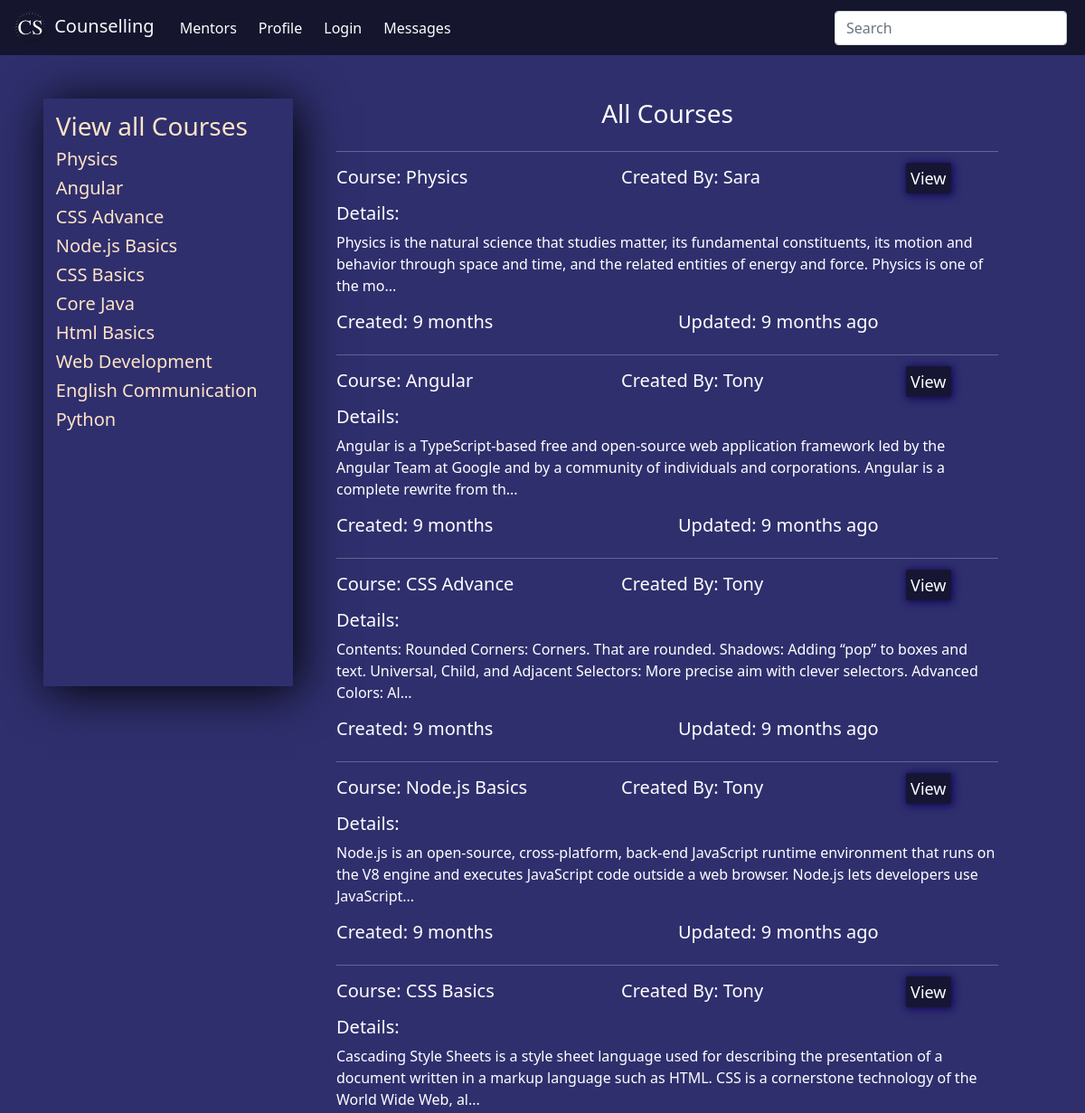
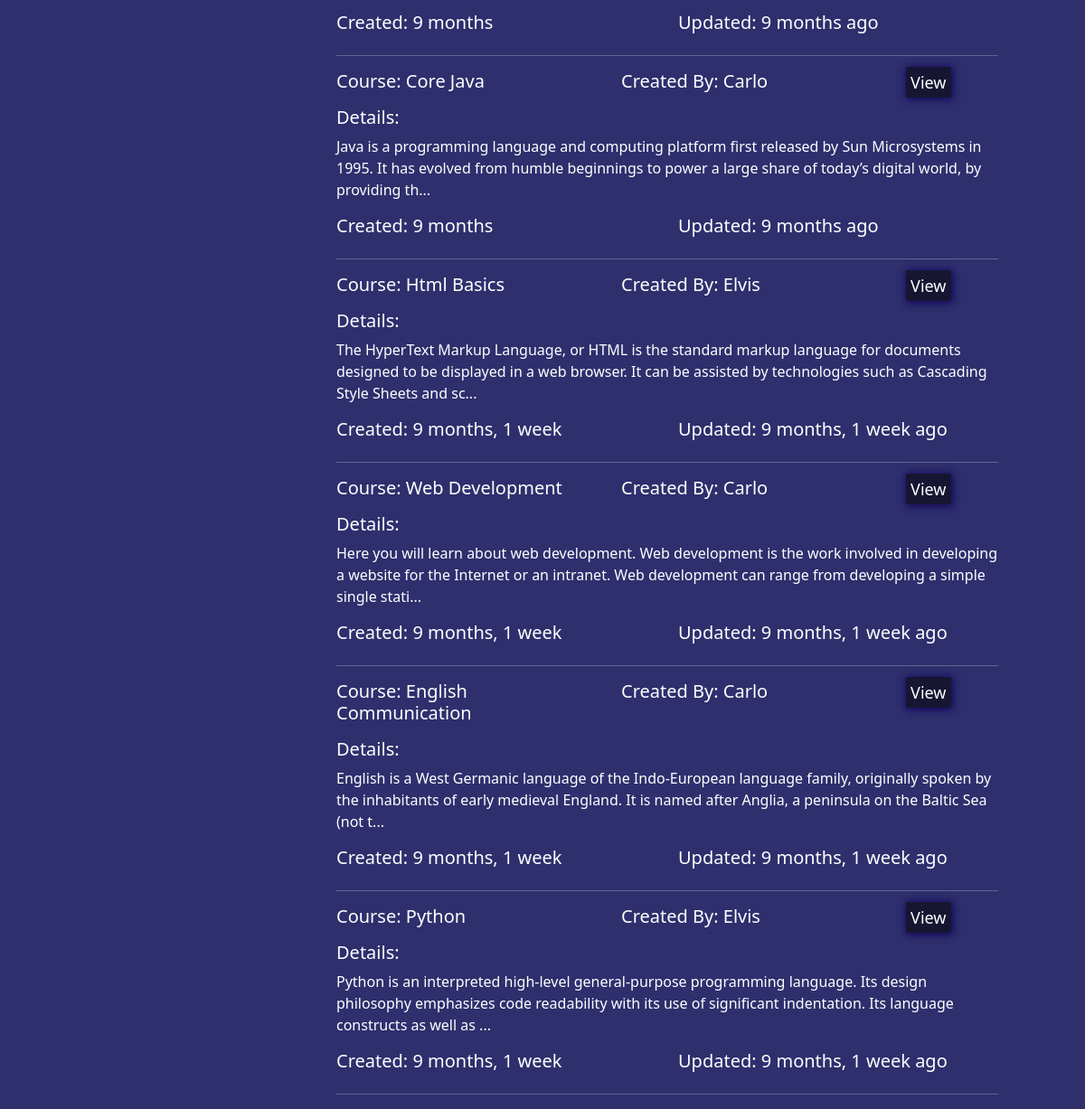
Screenshot of /course/ with the database file from the repository (2 pictures, top to bottom).
### base/models.py (models this page shows, shortened)
class course(models.Model):
    user = models.ForeignKey(User, on_delete=models.SET_NULL, null=True)
    course_name = models.CharField(max_length=100)
    course_description = models.TextField(null=True)
    course_isactive = models.BooleanField(default=True)
    course_created = models.DateTimeField(default=now)
    course_updated = models.DateTimeField(auto_now=True)
    class Meta:
        ordering = ["-course_updated", "-course_created"]

### base/views.py (the view)
# urls.py: path("course/", views.courseDetails, name="course"),
def courseDetails(request):
    courses = course.objects.all()
    mentors = User.objects.filter(groups=1)
    user = request.user
    if user.is_superuser:
        students = User.objects.filter(groups=2)
    else:
        followers = follower.objects.filter(mentor=user)
        students = []
        for i in followers:
            stu = User.objects.get(username=i.student)
            students.append(stu)
    applied_course = applyforcourse.objects.all()
    context = {
        "courses": courses,
        "mentors": mentors,
        "students": students,
        "appliedcourse": applied_course,
    }
    return render(request, "course.html", context)

### templates/course.html
{% extends 'main.html' %}
{% block content %}
<div class="container-dash mt-5 mx-5">
    {% include 'managepage.html' %}
    {% include 'coursecontent.html' %}
</div>
{% endblock content %}

### templates/managepage.html (shortened to what this page needs)
{% if request.user.is_superuser or request.user.is_staff %}
    <div class="manage">
        <a href="{% url 'course' %}">
        {% if request.user.is_superuser %}
            <h3>Manage Courses ({{courses.count}})</h3>
        {% else %}
            <h3>All Courses</h3>
        {% endif %}
        </a>
        {% if request.user.is_superuser %}
            {% for course in courses|slice:":4" %}
            {% if request.user == course.user or request.user.is_superuser %}
            {% if course.course_isactive == True %}
            <a href="{% url 'view-course' course.id %}">
            <h5>{{course.course_name}}</h5>
            </a>
            {% endif %}
            {% endif %}
            {% endfor %}
        {% else %}
            {% for course in courses %}
            {% if request.user == course.user or request.user.is_superuser %}
            {% if course.course_isactive == True %}
            <a href="{% url 'view-course' course.id %}">
            <h5>{{course.course_name}}</h5>
            </a>
            {% endif %}
            {% endif %}
            {% endfor %}
        {% endif %}
        {% if not request.user.is_superuser %}
        {% else %}
        <hr>
        <a href="{% url 'mentors' %}">
        <h3>Manage Mentors ({{mentors.count}})</h3>
        </a>
        {% for mentor in mentors|slice:":4" %}
        <a href="{% url 'view-profile' mentor.id %}">
        <h5>{{mentor.username}}</h5>
        </a>
        {% endfor %}
        {% endif %}
        <hr>
        <a href="{% url 'students' %}">
        {% if request.user.is_superuser %}
        <h3>Manage Students ({{students.count}})</h3>
        {% else %}
        <h3>Manage Students</h3>
        {% endif %}
        </a>
        {% for student in students|slice:":4" %}
        <a href="{% url 'view-profile' student.id %}">
        <h5>{{student.username}}</h5>
        </a>
        {% endfor %}
    </div>
    {% else %}
    <div class="manage">
        <a href="{% url 'course' %}">
            <h3>View all Courses</h3>
        </a>
        {% for course in courses|slice:":15" %}
        {% if course.course_isactive == True %}
        <a href="{% url 'view-course' course.id %}">
        <h5>{{course.course_name}}</h5>
        </a>
        {% endif %}
        {% endfor %}
    </div>
{% endif %}

### templates/coursecontent.html (shortened to what this page needs)
<div class="dashboard mx-5">
    <h3 class="text-center mb-4">All Courses</h3>
    <hr>
    {% for course in courses %}
    {% if course.course_isactive == True %}
    <div class="row mb-2">
        <div class="col">
            <h5>Course: {{course.course_name}}</h5>
        </div>
        <div class="col">
            <h5>Created By: {{course.user.first_name}}</h5>
        </div>
        {% if request.user == course.user or request.user.is_superuser %}
        <div class="col-2">
            <div class="login-inp">
                <a href="{% url 'edit-course' course.id %}" id="edit-btn">Edit</a>
            </div>
        </div>
        <div class="col-2">
            <div class="login-inp">
                <a href="{% url 'view-course' course.id %}" id="edit-btn">View</a>
            </div>
        </div>
        {% else %}
        <div class="col-2">
            <div class="login-inp">
                <a href="{% url 'view-course' course.id %}" id="edit-btn">View</a>
            </div>
        </div>
        {% endif %}
        </div>
    <h5>Details:</h5>
    <p>{{course.course_description|slice:":200"}}...</p>
    <div class="row mb-2">
        <div class="col">
            <h5>Created: {{course.course_created|timesince}}</h5>
        </div>
        <div class="col">
            <h5>Updated: {{course.course_updated|timesince}} ago</h5>
        </div>
    </div>
    <hr>
    {% endif %}
    {% endfor %}
</div>

### static/main.css (style rules this page uses)
body { color: white; background-color: rgb(47, 47, 110); }
.container-dash { display: grid; grid-template-columns: 1fr 3fr; }

### templates/managepage.html (style rules this page uses)
.manage a { text-decoration: none; color: bisque; }
.manage { max-height: 650px; padding: 5%; box-shadow: 5px 5px 50px black; margin-bottom: 2%; }

### templates/coursecontent.html (style rules this page uses)
.login-inp a { text-decoration: none; padding: 5%; margin-top: 2%; font-size: large; box-shadow: 1px 1px 10px 1px rgb(17, 4, 90); transform: translateY(-2%); border: none; margin-right: 1%; border-radius: 4%; background-color: rgb(22, 22, 51); color: white; }

### rows the page displays
course: course_name "Physics", user.first_name "Sara", shows "View", course_description "Physics is the natural science that studies matter, its fundamental constituents, its motion and behavior through space and time, and the related entities of energy and force. Physics is one of the mo", course_created "9 months", course_updated "9 months"
course: course_name "Angular", user.first_name "Tony", shows "View", course_description "Angular is a TypeScript-based free and open-source web application framework led by the Angular Team at Google and by a community of individuals and corporations. Angular is a complete rewrite from th", course_created "9 months", course_updated "9 months"
course: course_name "CSS Advance", user.first_name "Tony", shows "View", course_description "Contents: Rounded Corners: Corners. That are rounded. Shadows: Adding “pop” to boxes and text. Universal, Child, and Adjacent Selectors: More precise aim with clever selectors. Advanced Colors: Al", course_created "9 months", course_updated "9 months"
course: course_name "Node.js Basics", user.first_name "Tony", shows "View", course_description "Node.js is an open-source, cross-platform, back-end JavaScript runtime environment that runs on the V8 engine and executes JavaScript code outside a web browser. Node.js lets developers use JavaScript", course_created "9 months", course_updated "9 months"
course: course_name "CSS Basics", user.first_name "Tony", shows "View", course_description "Cascading Style Sheets is a style sheet language used for describing the presentation of a document written in a markup language such as HTML. CSS is a cornerstone technology of the World Wide Web, al", course_created "9 months", course_updated "9 months"
course: course_name "Core Java", user.first_name "Carlo", shows "View", course_description "Java is a programming language and computing platform first released by Sun Microsystems in 1995. It has evolved from humble beginnings to power a large share of today’s digital world, by providing th", course_created "9 months", course_updated "9 months"
course: course_name "Html Basics", user.first_name "Elvis", shows "View", course_description "The HyperText Markup Language, or HTML is the standard markup language for documents designed to be displayed in a web browser. It can be assisted by technologies such as Cascading Style Sheets and sc", course_created "9 months, 1 week", course_updated "9 months, 1 week"
course: course_name "Web Development", user.first_name "Carlo", shows "View", course_description "Here you will learn about web development. Web development is the work involved in developing a website for the Internet or an intranet. Web development can range from developing a simple single stati", course_created "9 months, 1 week", course_updated "9 months, 1 week"
course: course_name "English Communication", user.first_name "Carlo", shows "View", course_description "English is a West Germanic language of the Indo-European language family, originally spoken by the inhabitants of early medieval England. It is named after Anglia, a peninsula on the Baltic Sea (not t", course_created "9 months, 1 week", course_updated "9 months, 1 week"
course: course_name "Python", user.first_name "Elvis", shows "View", course_description "Python is an interpreted high-level general-purpose programming language. Its design philosophy emphasizes code readability with its use of significant indentation. Its language constructs as well as", course_created "9 months, 1 week", course_updated "9 months, 1 week"
